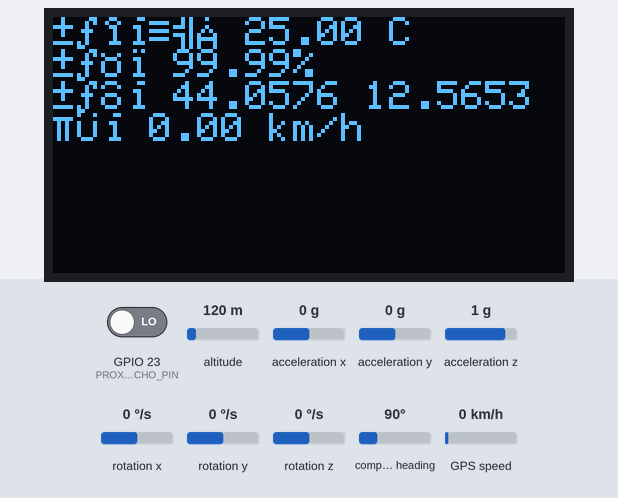
Simulated run of this program. Board: ESP32. Shown: 128×64 one-colour display. Inputs (shaded band) come from the test bench; at power-on: GPS speed 0 km/h, GPIO 23 (PROX_ECHO_PIN) LOW, altitude 120 m, acceleration x 0 g, acceleration y 0 g, acceleration z 1 g, rotation x 0 °/s, rotation y 0 °/s, rotation z 0 °/s, compass heading 90°. WiFi joins after 1.5 s; servers stay silent unless stated; the GPS gets a fix after 3 s at 37.7749, -122.4194 with 8 satellites; nothing arrives over Bluetooth unless stated; a phone connects over Bluetooth LE 3 s after start; what the program prints to the serial monitor is not drawn.

Above: at 3.2 s.
3.3 s: GPS speed set to 2 km/h
At 5.5 s:
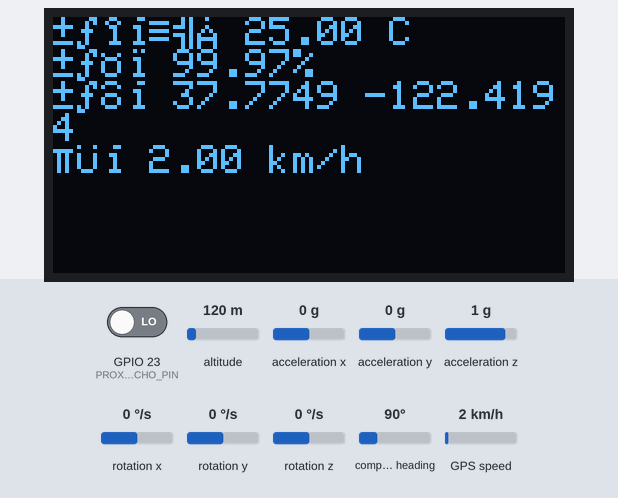
7.5 s: GPS speed set to 30 km/h
At 10.4 s:
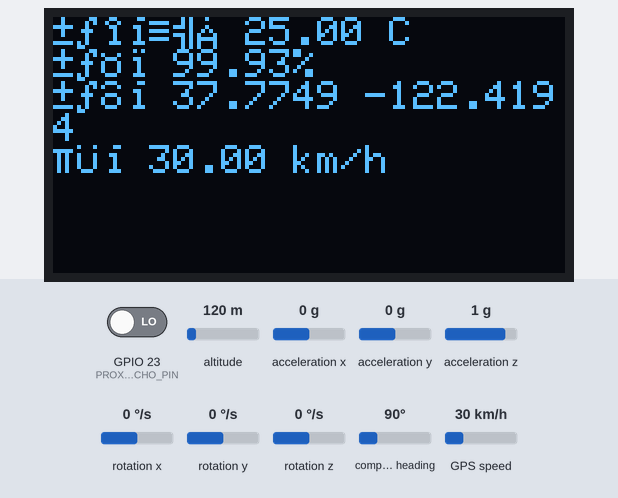
15.6 s: GPS speed set to 60 km/h
At 18.4 s:
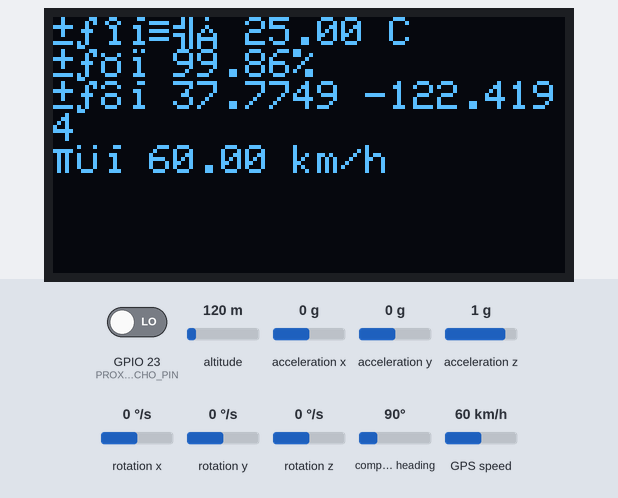
Timing chart, 0 to 19.9 s (numbered marks = the images above; inputs shaded):
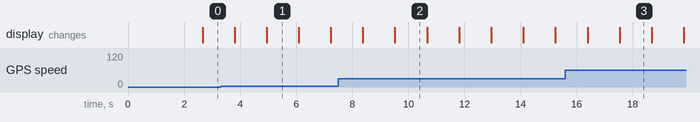

Measured:
- what the display in image 1 shows lasts 1.2 s, from 4.9 s to 6.1 s

The program:

main.cpp
```cpp
/**
 * 🛴 Urban Lab Scooter - Firmware ESP32
 * Monopattino del Futuro - AI Integration
 *
 * Sensori: GPS, IMU, Prossimità, NFC, OLED
 * Controllo: Motore Brushless 800W
 * Comunicazione: WiFi, BLE, UART
 */

#include <Arduino.h>
#include <WiFi.h>
#include <BLEDevice.h>
#include <BLEUtils.h>
#include <BLEServer.h>
#include <Wire.h>
#include <SPI.h>

// Librerie sensori
#include <TinyGPS++.h>
#include <MPU6050.h>
#include <Adafruit_SSD1306.h>
#include <MFRC522.h>

// ============ CONFIGURAZIONE ============
#define OLED_WIDTH 128
#define OLED_HEIGHT 64
#define OLED_ADDR 0x3C

#define GPS_BAUD 9600
#define GPS_RX_PIN 4
#define GPS_TX_PIN 5

#define NFC_SS_PIN 26
#define NFC_RST_PIN 27

#define PROX_TRIG_PIN 22
#define PROX_ECHO_PIN 23

// ============ OGGETTI GLOBALI ============
// GPS
TinyGPSPlus gps;
HardwareSerial gpsSerial(1);

// IMU
MPU6050 imu;

// OLED
Adafruit_SSD1306 display(OLED_WIDTH, OLED_HEIGHT, &Wire, -1);

// NFC
MFRC522 nfc(NFC_SS_PIN, NFC_RST_PIN);

// BLE
BLEServer *pServer = NULL;
BLECharacteristic *pCharacteristic = NULL;
bool deviceConnected = false;

// Stato veicolo
struct ScooterState {
  float speed = 0;
  float battery = 100;
  float temperature = 25;
  float motorTemp = 30;
  float gpsLat = 44.0576;
  float gpsLon = 12.5653;
  int errors = 0;
  bool isMoving = false;
  bool isLocked = false;
} scooterState;

// ============ PROTOTIPI FUNZIONI ============
void setupWiFi();
void setupBLE();
void setupSensors();
void readSensors();
void displayStatus();
void updateBLE();
void checkErrors();

// ============ SETUP ============
void setup() {
  Serial.begin(115200);
  Serial.println("🛴 Urban Lab Scooter - Firmware v1.0.0");
  Serial.println("🏭 Inizializzazione...");

  // Setup sensori
  setupSensors();

  // Setup comunicazione
  setupWiFi();
  setupBLE();

  Serial.println("✅ Sistema pronto!");
  Serial.println("📡 Monitoraggio attivo...");
}

// ============ SETUP SENSORI ============
void setupSensors() {
  // GPS
  gpsSerial.begin(GPS_BAUD, SERIAL_8N1, GPS_RX_PIN, GPS_TX_PIN);
  Serial.println("📡 GPS: Inizializzato");

  // IMU
  Wire.begin();
  imu.initialize();
  if (imu.testConnection()) {
    Serial.println("📡 IMU: Connesso");
  } else {
    Serial.println("❌ IMU: Errore connessione");
  }

  // OLED
  if (display.begin(SSD1306_SWITCHCAPVCC, OLED_ADDR)) {
    display.clearDisplay();
    display.setTextSize(1);
    display.setTextColor(SSD1306_WHITE);
    display.setCursor(0, 0);
    display.println("Urban Lab");
    display.println("Scooter v1.0");
    display.display();
    Serial.println("📡 OLED: Inizializzato");
  } else {
    Serial.println("❌ OLED: Errore connessione");
  }

  // NFC
  SPI.begin();
  nfc.PCD_Init();
  Serial.println("📡 NFC: Inizializzato");
}

// ============ SETUP WiFi ============
void setupWiFi() {
  const char* ssid = "UrbanLab_Scooter";
  const char* password = "scooter2024";

  WiFi.begin(ssid, password);
  Serial.print("📡 WiFi: Connessione");

  int attempts = 0;
  while (WiFi.status() != WL_CONNECTED && attempts < 20) {
    delay(500);
    Serial.print(".");
    attempts++;
  }

  if (WiFi.status() == WL_CONNECTED) {
    Serial.println(" ✅ Connesso!");
    Serial.print("📡 IP: ");
    Serial.println(WiFi.localIP());
  } else {
    Serial.println(" ❌ Connessione fallita");
  }
}

// ============ SETUP BLE ============
void setupBLE() {
  BLEDevice::init("UrbanLab_Scooter");
  pServer = BLEDevice::createServer();
  BLEService *pService = pServer->createService("4fafc201-1fb5-459e-8fcc-c5c9c331914b");
  pCharacteristic = pService->createCharacteristic(
                      "beb5483e-36e1-4688-b7f5-ea07361b26a8",
                      BLECharacteristic::PROPERTY_READ |
                      BLECharacteristic::PROPERTY_WRITE |
                      BLECharacteristic::PROPERTY_NOTIFY
                    );
  pService->start();
  BLEAdvertising *pAdvertising = pServer->getAdvertising();
  pAdvertising->start();
  Serial.println("📡 BLE: Avviato - UrbanLab_Scooter");
}

// ============ LOOP PRINCIPALE ============
void loop() {
  // Leggi sensori
  readSensors();

  // Aggiorna display
  displayStatus();

  // Aggiorna BLE
  updateBLE();

  // Controlla errori
  checkErrors();

  delay(100);
}

// ============ LETTURA SENSORI ============
void readSensors() {
  // GPS
  while (gpsSerial.available() > 0) {
    if (gps.encode(gpsSerial.read())) {
      if (gps.location.isValid()) {
        scooterState.gpsLat = gps.location.lat();
        scooterState.gpsLon = gps.location.lng();
        scooterState.speed = gps.speed.kmph();
      }
    }
  }

  // IMU (accelerometro + giroscopio)
  int16_t ax, ay, az, gx, gy, gz;
  imu.getMotion6(&ax, &ay, &az, &gx, &gy, &gz);

  // Prossimità
  digitalWrite(PROX_TRIG_PIN, LOW);
  delayMicroseconds(2);
  digitalWrite(PROX_TRIG_PIN, HIGH);
  delayMicroseconds(10);
  digitalWrite(PROX_TRIG_PIN, LOW);
  long duration = pulseIn(PROX_ECHO_PIN, HIGH);
  float distance = duration * 0.034 / 2;

  // Simula batteria in discesa
  if (scooterState.battery > 0) {
    scooterState.battery -= 0.01;
  }
}

// ============ DISPLAY OLED ============
void displayStatus() {
  display.clearDisplay();
  display.setTextSize(1);
  display.setCursor(0, 0);

  display.print("🌡️ ");
  display.print(scooterState.temperature);
  display.println(" C");

  display.print("🔋 ");
  display.print(scooterState.battery);
  display.println("%");

  display.print("📡 ");
  display.print(scooterState.gpsLat, 4);
  display.print(" ");
  display.println(scooterState.gpsLon, 4);

  display.print("⚡ ");
  display.print(scooterState.speed);
  display.println(" km/h");

  display.display();
}

// ============ UPDATE BLE ============
void updateBLE() {
  if (deviceConnected) {
    char buffer[100];
    sprintf(buffer, "%.2f,%.2f,%.2f,%.2f,%.2f",
            scooterState.speed,
            scooterState.battery,
            scooterState.temperature,
            scooterState.gpsLat,
            scooterState.gpsLon);
    pCharacteristic->setValue(buffer);
    pCharacteristic->notify();
  }
}

// ============ CONTROLLO ERRORI ============
void checkErrors() {
  int errorCount = 0;

  if (scooterState.battery < 20) {
    Serial.println("⚠️ Batteria bassa: <20%");
    errorCount++;
  }

  if (scooterState.temperature > 45) {
    Serial.println("⚠️ Temperatura alta: >45°C");
    errorCount++;
  }

  scooterState.errors = errorCount;
}

// ============ COMANDI SERIALI ============
// Puoi inviare comandi via Serial Monitor:
// status - Mostra stato
// unlock - Sblocca monopattino
// lock - Blocca monopattino
void serialEvent() {
  while (Serial.available()) {
    String command = Serial.readStringUntil('\n');
    command.trim();

    if (command == "status") {
      Serial.println("=== STATO MONOPATTINO ===");
      Serial.printf("Velocità: %.2f km/h\n", scooterState.speed);
      Serial.printf("Batteria: %.1f%%\n", scooterState.battery);
      Serial.printf("Temperatura: %.1f°C\n", scooterState.temperature);
      Serial.printf("GPS: %.4f, %.4f\n", scooterState.gpsLat, scooterState.gpsLon);
      Serial.printf("Errori: %d\n", scooterState.errors);
    }
    else if (command == "unlock") {
      scooterState.isLocked = false;
      Serial.println("🔓 Scooter sbloccato!");
    }
    else if (command == "lock") {
      scooterState.isLocked = true;
      Serial.println("🔒 Scooter bloccato!");
    }
  }
}
```
